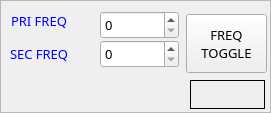
     <widget class="QFrame" name="FRAME_set_frequencies">
      <property name="geometry">
       <rect>
        <x>340</x>
        <y>10</y>
        <width>271</width>
        <height>113</height>
       </rect>
      </property>
      <property name="font">
       <font>
        <family>Siemens Slab</family>
        <pointsize>10</pointsize>
       </font>
      </property>
      <property name="frameShape">
       <enum>QFrame::StyledPanel</enum>
      </property>
      <property name="frameShadow">
       <enum>QFrame::Raised</enum>
      </property>
      <widget class="QSpinBox" name="SPIN_primary_frequency">
       <property name="geometry">
        <rect>
         <x>100</x>
         <y>11</y>
         <width>79</width>
         <height>28</height>
        </rect>
       </property>
       <property name="font">
        <font>
         <family>Siemens Slab</family>
         <pointsize>10</pointsize>
        </font>
       </property>
       <property name="maximum">
        <number>100000</number>
       </property>
       <property name="singleStep">
        <number>10</number>
       </property>
       <property name="value">
        <number>0</number>
       </property>
      </widget>
      <widget class="QLabel" name="LBL_spin_primary_frequency">
       <property name="geometry">
        <rect>
         <x>11</x>
         <y>11</y>
         <width>81</width>
         <height>20</height>
        </rect>
       </property>
       <property name="font">
        <font>
         <family>Siemens Slab</family>
         <pointsize>10</pointsize>
        </font>
       </property>
       <property name="text">
        <string>&lt;html&gt;&lt;head/&gt;&lt;body&gt;&lt;p&gt;&lt;span style=&quot; color:#0000ff;&quot;&gt;PRI FREQ&lt;/span&gt;&lt;/p&gt;&lt;/body&gt;&lt;/html&gt;</string>
       </property>
      </widget>
      <widget class="QLabel" name="LBL_spin_secondary_frequency">
       <property name="geometry">
        <rect>
         <x>10</x>
         <y>40</y>
         <width>81</width>
         <height>28</height>
        </rect>
       </property>
       <property name="font">
        <font>
         <family>Siemens Slab</family>
         <pointsize>10</pointsize>
        </font>
       </property>
       <property name="text">
        <string>&lt;html&gt;&lt;head/&gt;&lt;body&gt;&lt;p&gt;&lt;span style=&quot; color:#0000ff;&quot;&gt;SEC FREQ&lt;/span&gt;&lt;/p&gt;&lt;/body&gt;&lt;/html&gt;</string>
       </property>
      </widget>
      <widget class="QSpinBox" name="SPIN_secondary_frequency">
       <property name="geometry">
        <rect>
         <x>100</x>
         <y>40</y>
         <width>79</width>
         <height>28</height>
        </rect>
       </property>
       <property name="font">
        <font>
         <family>Siemens Slab</family>
         <pointsize>10</pointsize>
        </font>
       </property>
       <property name="maximum">
        <number>100000</number>
       </property>
       <property name="singleStep">
        <number>10</number>
       </property>
       <property name="value">
        <number>0</number>
       </property>
      </widget>
      <widget class="QPushButton" name="PB_frequencies_toggle">
       <property name="geometry">
        <rect>
         <x>186</x>
         <y>14</y>
         <width>81</width>
         <height>59</height>
        </rect>
       </property>
       <property name="font">
        <font>
         <family>Siemens Slab</family>
         <pointsize>10</pointsize>
        </font>
       </property>
       <property name="text">
        <string>FREQ
TOGGLE</string>
       </property>
       <property name="checkable">
        <bool>true</bool>
       </property>
      </widget>
      <widget class="QLabel" name="LBL_frequency_selected">
       <property name="geometry">
        <rect>
         <x>190</x>
         <y>80</y>
         <width>75</width>
         <height>29</height>
        </rect>
       </property>
       <property name="font">
        <font>
         <family>Siemens Slab</family>
         <pointsize>10</pointsize>
        </font>
       </property>
       <property name="frameShape">
        <enum>QFrame::Box</enum>
       </property>
       <property name="text">
        <string>&lt;html&gt;&lt;head/&gt;&lt;body&gt;&lt;p&gt;&lt;span style=&quot; color:#0000ff;&quot;&gt;&lt;br/&gt;&lt;/span&gt;&lt;/p&gt;&lt;/body&gt;&lt;/html&gt;</string>
       </property>
      </widget>
     </widget>
